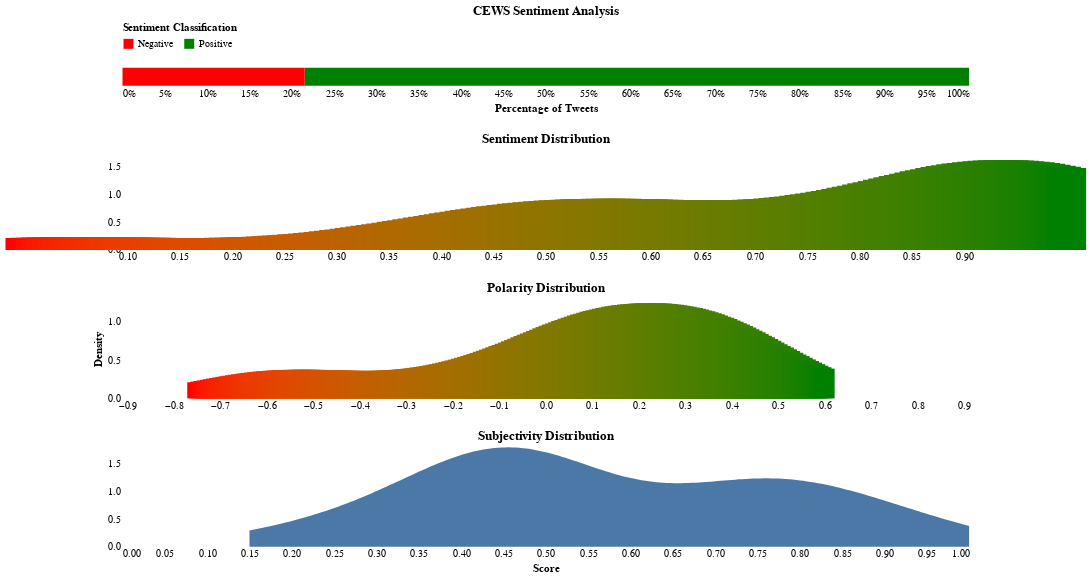

Notebook source saved alongside this figure:
### Code cell
domain = ['Negative', 'Positive']
range_ = ['red', 'green']

one = alt.Chart(analyzed_tweets, title='CEWS Sentiment Analysis').transform_joinaggregate(total='count(*)').transform_calculate(pct='1 / datum.total').mark_bar().encode(
    y=alt.Y('nb_classification:N', title=None, axis=alt.Axis(labels=False, ticks=False), bin=True),
    x=alt.X('sum(pct):Q', title='Percentage of Tweets', axis=alt.Axis(format='%'), scale=alt.Scale(domain=[0, 1])),
    color=alt.Color('nb_classification:N', legend=alt.Legend(orient='top', title='Sentiment Classification'), scale=alt.Scale(domain=domain, range=range_)),
    order=alt.Order('nb_classification',sort='ascending')
).properties(width=850)

two = alt.Chart(df, title='Sentiment Distribution').transform_density('Score', as_=['Score', 'density']).mark_bar(size=35).encode(
    x=alt.X('Score:Q', title=None, scale=alt.Scale(domain=[.1, .9])),
    y=alt.Y('density:Q', title=None),
    color=alt.Color('Score:Q', legend=None, scale=alt.Scale(range=['red', 'green']))
).properties(width=850, height=100)

three = alt.Chart(analyzed_tweets, title='Polarity Distribution').transform_density('polarity', as_=['Polarity', 'density']).mark_bar(size=20).encode(
    x=alt.X('Polarity:Q', title=None, scale=alt.Scale(domain=[-.9, .9])),
    y=alt.Y('density:Q', title='Density'),
    color=alt.Color('Polarity:Q', legend=None, scale=alt.Scale(range=['red', 'green']))
).properties(width=850, height=100)

four = alt.Chart(analyzed_tweets, title='Subjectivity Distribution').transform_density('subjectivity', as_=['Subjectivity', 'density']).mark_area().encode(
    x=alt.X('Subjectivity:Q', title='Score', scale=alt.Scale(domain=[0, 1])),
    y=alt.Y('density:Q', title=None),
).properties(width=850, height=100)

(one & two & three & four).configure_axis(grid=False, domain=False, ticks=False).configure_view(strokeOpacity=0)
